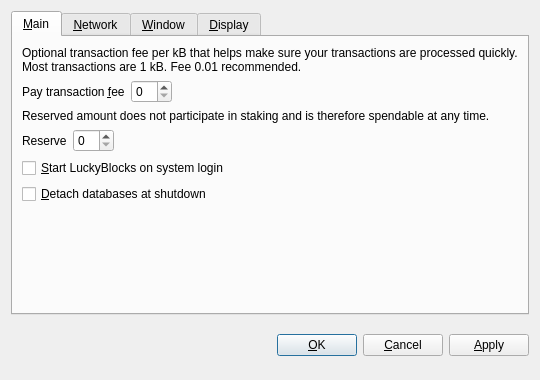
<?xml version="1.0" encoding="UTF-8"?>
<ui version="4.0">
 <class>OptionsDialog</class>
 <widget class="QDialog" name="OptionsDialog">
  <property name="geometry">
   <rect>
    <x>0</x>
    <y>0</y>
    <width>540</width>
    <height>380</height>
   </rect>
  </property>
  <property name="windowTitle">
   <string>Options</string>
  </property>
  <property name="modal">
   <bool>true</bool>
  </property>
  <layout class="QVBoxLayout" name="verticalLayout">
   <item>
    <widget class="QTabWidget" name="tabWidget">
     <property name="tabPosition">
      <enum>QTabWidget::North</enum>
     </property>
     <property name="currentIndex">
      <number>0</number>
     </property>
     <widget class="QWidget" name="tabMain">
      <attribute name="title">
       <string>&amp;Main</string>
      </attribute>
      <layout class="QVBoxLayout" name="verticalLayout_Main">
       <item>
        <widget class="QLabel" name="transactionFeeInfoLabel">
         <property name="text">
          <string>Optional transaction fee per kB that helps make sure your transactions are processed quickly. Most transactions are 1 kB. Fee 0.01 recommended.</string>
         </property>
         <property name="textFormat">
          <enum>Qt::PlainText</enum>
         </property>
         <property name="wordWrap">
          <bool>true</bool>
         </property>
        </widget>
       </item>
       <item>
        <layout class="QHBoxLayout" name="horizontalLayoutFee">
         <item>
          <widget class="QLabel" name="transactionFeeLabel">
           <property name="text">
            <string>Pay transaction &amp;fee</string>
           </property>
           <property name="textFormat">
            <enum>Qt::PlainText</enum>
           </property>
           <property name="buddy">
            <cstring>transactionFee</cstring>
           </property>
          </widget>
         </item>
         <item>
          <widget class="BitcoinAmountField" name="transactionFee"/>
         </item>
         <item>
          <spacer name="horizontalSpacerFee">
           <property name="orientation">
            <enum>Qt::Horizontal</enum>
           </property>
           <property name="sizeHint" stdset="0">
            <size>
             <width>40</width>
             <height>20</height>
            </size>
           </property>
          </spacer>
         </item>
        </layout>
       </item>
       <item>
        <widget class="QLabel" name="reserveBalanceInfoLabel">
         <property name="text">
          <string>Reserved amount does not participate in staking and is therefore spendable at any time.</string>
         </property>
         <property name="textFormat">
          <enum>Qt::PlainText</enum>
         </property>
         <property name="wordWrap">
          <bool>true</bool>
         </property>
        </widget>
       </item>
       <item>
        <layout class="QHBoxLayout" name="horizontalLayoutReserveBalance">
         <item>
          <widget class="QLabel" name="reserveBalanceLabel">
           <property name="text">
            <string>Reserve</string>
           </property>
           <property name="textFormat">
            <enum>Qt::PlainText</enum>
           </property>
           <property name="buddy">
            <cstring>reserveBalance</cstring>
           </property>
          </widget>
         </item>
         <item>
          <widget class="BitcoinAmountField" name="reserveBalance"/>
         </item>
         <item>
          <spacer name="horizontalSpacerReserveBalance">
           <property name="orientation">
            <enum>Qt::Horizontal</enum>
           </property>
           <property name="sizeHint" stdset="0">
            <size>
             <width>40</width>
             <height>20</height>
            </size>
           </property>
          </spacer>
         </item>
        </layout>
       </item>
       <item>
        <widget class="QCheckBox" name="bitcoinAtStartup">
         <property name="toolTip">
          <string>Automatically start LuckyBlocks after logging in to the system.</string>
         </property>
         <property name="text">
          <string>&amp;Start LuckyBlocks on system login</string>
         </property>
        </widget>
       </item>
       <item>
        <widget class="QCheckBox" name="detachDatabases">
         <property name="toolTip">
          <string>Detach block and address databases at shutdown. This means they can be moved to another data directory, but it slows down shutdown. The wallet is always detached.</string>
         </property>
         <property name="text">
          <string>&amp;Detach databases at shutdown</string>
         </property>
        </widget>
       </item>
       <item>
        <spacer name="verticalSpacer_Main">
         <property name="orientation">
          <enum>Qt::Vertical</enum>
         </property>
         <property name="sizeHint" stdset="0">
          <size>
           <width>20</width>
           <height>40</height>
          </size>
         </property>
        </spacer>
       </item>
      </layout>
     </widget>
     <widget class="QWidget" name="tabNetwork">
      <attribute name="title">
       <string>&amp;Network</string>
      </attribute>
      <layout class="QVBoxLayout" name="verticalLayout_Network">
       <item>
        <widget class="QCheckBox" name="mapPortUpnp">
         <property name="toolTip">
          <string>Automatically open the LuckyBlocks client port on the router. This only works when your router supports UPnP and it is enabled.</string>
         </property>
         <property name="text">
          <string>Map port using &amp;UPnP</string>
         </property>
        </widget>
       </item>
       <item>
        <widget class="QCheckBox" name="connectSocks">
         <property name="toolTip">
          <string>Connect to the LuckyBlocks network through a SOCKS proxy (e.g. when connecting through Tor).</string>
         </property>
         <property name="text">
          <string>&amp;Connect through SOCKS proxy:</string>
         </property>
        </widget>
       </item>
       <item>
        <layout class="QHBoxLayout" name="horizontalLayout_Network">
         <item>
          <widget class="QLabel" name="proxyIpLabel">
           <property name="text">
            <string>Proxy &amp;IP:</string>
           </property>
           <property name="textFormat">
            <enum>Qt::PlainText</enum>
           </property>
           <property name="buddy">
            <cstring>proxyIp</cstring>
           </property>
          </widget>
         </item>
         <item>
          <widget class="QValidatedLineEdit" name="proxyIp">
           <property name="maximumSize">
            <size>
             <width>140</width>
             <height>16777215</height>
            </size>
           </property>
           <property name="toolTip">
            <string>IP address of the proxy (e.g. 127.0.0.1)</string>
           </property>
          </widget>
         </item>
         <item>
          <widget class="QLabel" name="proxyPortLabel">
           <property name="text">
            <string>&amp;Port:</string>
           </property>
           <property name="textFormat">
            <enum>Qt::PlainText</enum>
           </property>
           <property name="buddy">
            <cstring>proxyPort</cstring>
           </property>
          </widget>
         </item>
         <item>
          <widget class="QLineEdit" name="proxyPort">
           <property name="maximumSize">
            <size>
             <width>55</width>
             <height>16777215</height>
            </size>
           </property>
           <property name="toolTip">
            <string>Port of the proxy (e.g. 9050)</string>
           </property>
          </widget>
         </item>
         <item>
          <widget class="QLabel" name="socksVersionLabel">
           <property name="text">
            <string>SOCKS &amp;Version:</string>
           </property>
           <property name="textFormat">
            <enum>Qt::PlainText</enum>
           </property>
           <property name="buddy">
            <cstring>socksVersion</cstring>
           </property>
          </widget>
         </item>
         <item>
          <widget class="QValueComboBox" name="socksVersion">
           <property name="toolTip">
            <string>SOCKS version of the proxy (e.g. 5)</string>
           </property>
          </widget>
         </item>
         <item>
          <spacer name="horizontalSpacer_Network">
           <property name="orientation">
            <enum>Qt::Horizontal</enum>
           </property>
           <property name="sizeHint" stdset="0">
            <size>
             <width>40</width>
             <height>20</height>
            </size>
           </property>
          </spacer>
         </item>
        </layout>
       </item>
       <item>
        <spacer name="verticalSpacer_Network">
         <property name="orientation">
          <enum>Qt::Vertical</enum>
         </property>
         <property name="sizeHint" stdset="0">
          <size>
           <width>20</width>
           <height>40</height>
          </size>
         </property>
        </spacer>
       </item>
      </layout>
     </widget>
     <widget class="QWidget" name="tabWindow">
      <attribute name="title">
       <string>&amp;Window</string>
      </attribute>
      <layout class="QVBoxLayout" name="verticalLayout_Window">
       <item>
        <widget class="QCheckBox" name="minimizeToTray">
         <property name="toolTip">
          <string>Show only a tray icon after minimizing the window.</string>
         </property>
         <property name="text">
          <string>&amp;Minimize to the tray instead of the taskbar</string>
         </property>
        </widget>
       </item>
       <item>
        <widget class="QCheckBox" name="minimizeOnClose">
         <property name="toolTip">
          <string>Minimize instead of exit the application when the window is closed. When this option is enabled, the application will be closed only after selecting Quit in the menu.</string>
         </property>
         <property name="text">
          <string>M&amp;inimize on close</string>
         </property>
        </widget>
       </item>
       <item>
        <spacer name="verticalSpacer_Window">
         <property name="orientation">
          <enum>Qt::Vertical</enum>
         </property>
         <property name="sizeHint" stdset="0">
          <size>
           <width>20</width>
           <height>40</height>
          </size>
         </property>
        </spacer>
       </item>
      </layout>
     </widget>
     <widget class="QWidget" name="tabDisplay">
      <attribute name="title">
       <string>&amp;Display</string>
      </attribute>
      <layout class="QVBoxLayout" name="verticalLayout_Display">
       <item>
        <layout class="QHBoxLayout" name="horizontalLayout_1_Display">
         <item>
          <widget class="QLabel" name="langLabel">
           <property name="text">
            <string>User Interface &amp;language:</string>
           </property>
           <property name="textFormat">
            <enum>Qt::PlainText</enum>
           </property>
           <property name="buddy">
            <cstring>lang</cstring>
           </property>
          </widget>
         </item>
         <item>
          <widget class="QValueComboBox" name="lang">
           <property name="toolTip">
            <string>The user interface language can be set here. This setting will take effect after restarting LuckyBlocks.</string>
           </property>
          </widget>
         </item>
        </layout>
       </item>
       <item>
        <layout class="QHBoxLayout" name="horizontalLayout_2_Display">
         <item>
          <widget class="QLabel" name="unitLabel">
           <property name="text">
            <string>&amp;Unit to show amounts in:</string>
           </property>
           <property name="textFormat">
            <enum>Qt::PlainText</enum>
           </property>
           <property name="buddy">
            <cstring>unit</cstring>
           </property>
          </widget>
         </item>
         <item>
          <widget class="QValueComboBox" name="unit">
           <property name="toolTip">
            <string>Choose the default subdivision unit to show in the interface and when sending coins.</string>
           </property>
          </widget>
         </item>
        </layout>
       </item>
       <item>
        <widget class="QCheckBox" name="displayAddresses">
         <property name="toolTip">
          <string>Whether to show LuckyBlocks addresses in the transaction list or not.</string>
         </property>
         <property name="text">
          <string>&amp;Display addresses in transaction list</string>
         </property>
        </widget>
       </item>
       <item>
        <widget class="QCheckBox" name="coinControlFeatures">
         <property name="toolTip">
          <string>Whether to show coin control features or not.</string>
         </property>
         <property name="text">
          <string>Display coin &amp;control features (experts only!)</string>
         </property>
        </widget>
       </item>
       <item>
        <spacer name="verticalSpacer_Display">
         <property name="orientation">
          <enum>Qt::Vertical</enum>
         </property>
         <property name="sizeHint" stdset="0">
          <size>
           <width>20</width>
           <height>40</height>
          </size>
         </property>
        </spacer>
       </item>
      </layout>
     </widget>
    </widget>
   </item>
   <item>
    <layout class="QHBoxLayout" name="horizontalLayout_Buttons">
     <item>
      <spacer name="horizontalSpacer_1">
       <property name="orientation">
        <enum>Qt::Horizontal</enum>
       </property>
       <property name="sizeHint" stdset="0">
        <size>
         <width>40</width>
         <height>48</height>
        </size>
       </property>
      </spacer>
     </item>
     <item>
      <widget class="QLabel" name="statusLabel">
       <property name="font">
        <font>
         <weight>75</weight>
         <bold>true</bold>
        </font>
       </property>
       <property name="text">
        <string/>
       </property>
       <property name="textFormat">
        <enum>Qt::PlainText</enum>
       </property>
       <property name="wordWrap">
        <bool>true</bool>
       </property>
      </widget>
     </item>
     <item>
      <spacer name="horizontalSpacer_2">
       <property name="orientation">
        <enum>Qt::Horizontal</enum>
       </property>
       <property name="sizeHint" stdset="0">
        <size>
         <width>40</width>
         <height>48</height>
        </size>
       </property>
      </spacer>
     </item>
     <item>
      <widget class="QPushButton" name="okButton">
       <property name="text">
        <string>&amp;OK</string>
       </property>
      </widget>
     </item>
     <item>
      <widget class="QPushButton" name="cancelButton">
       <property name="text">
        <string>&amp;Cancel</string>
       </property>
       <property name="autoDefault">
        <bool>false</bool>
       </property>
      </widget>
     </item>
     <item>
      <widget class="QPushButton" name="applyButton">
       <property name="text">
        <string>&amp;Apply</string>
       </property>
       <property name="autoDefault">
        <bool>false</bool>
       </property>
      </widget>
     </item>
    </layout>
   </item>
  </layout>
 </widget>
 <customwidgets>
  <customwidget>
   <class>BitcoinAmountField</class>
   <extends>QSpinBox</extends>
   <header>bitcoinamountfield.h</header>
  </customwidget>
  <customwidget>
   <class>QValueComboBox</class>
   <extends>QComboBox</extends>
   <header>qvaluecombobox.h</header>
  </customwidget>
  <customwidget>
   <class>QValidatedLineEdit</class>
   <extends>QLineEdit</extends>
   <header>qvalidatedlineedit.h</header>
  </customwidget>
 </customwidgets>
 <resources/>
 <connections/>
</ui>
